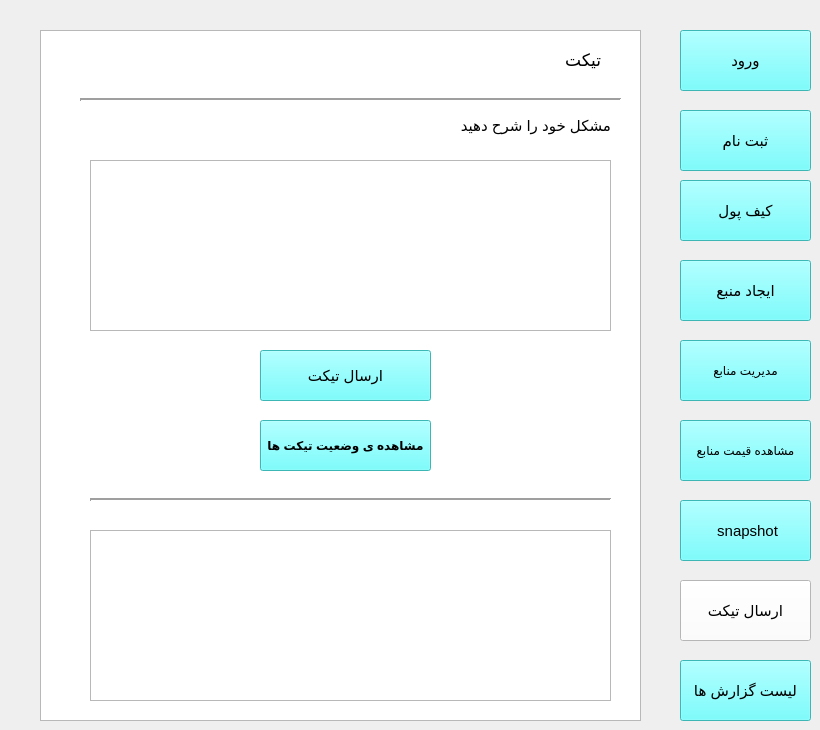
    <widget class="QWidget" name="page_8">
     <widget class="QPushButton" name="sabtenam_btn3_8">
      <property name="geometry">
       <rect>
        <x>680</x>
        <y>110</y>
        <width>131</width>
        <height>61</height>
       </rect>
      </property>
      <property name="font">
       <font>
        <pointsize>11</pointsize>
       </font>
      </property>
      <property name="styleSheet">
       <string notr="true">background-color: rgb(85, 255, 255);</string>
      </property>
      <property name="text">
       <string>ثبت نام</string>
      </property>
     </widget>
     <widget class="QPushButton" name="wallet_btn_8">
      <property name="geometry">
       <rect>
        <x>680</x>
        <y>180</y>
        <width>131</width>
        <height>61</height>
       </rect>
      </property>
      <property name="font">
       <font>
        <pointsize>11</pointsize>
       </font>
      </property>
      <property name="styleSheet">
       <string notr="true">background-color: rgb(85, 255, 255);</string>
      </property>
      <property name="text">
       <string>کیف پول</string>
      </property>
     </widget>
     <widget class="QPushButton" name="pushButton_55">
      <property name="geometry">
       <rect>
        <x>680</x>
        <y>500</y>
        <width>131</width>
        <height>61</height>
       </rect>
      </property>
      <property name="font">
       <font>
        <pointsize>11</pointsize>
       </font>
      </property>
      <property name="styleSheet">
       <string notr="true">background-color: rgb(85, 255, 255);</string>
      </property>
      <property name="text">
       <string> snapshot</string>
      </property>
     </widget>
     <widget class="QPushButton" name="pushButton_56">
      <property name="geometry">
       <rect>
        <x>680</x>
        <y>660</y>
        <width>131</width>
        <height>61</height>
       </rect>
      </property>
      <property name="font">
       <font>
        <pointsize>11</pointsize>
       </font>
      </property>
      <property name="styleSheet">
       <string notr="true">background-color: rgb(85, 255, 255);</string>
      </property>
      <property name="text">
       <string>لیست گزارش ها</string>
      </property>
     </widget>
     <widget class="QPushButton" name="pushButton_57">
      <property name="geometry">
       <rect>
        <x>680</x>
        <y>580</y>
        <width>131</width>
        <height>61</height>
       </rect>
      </property>
      <property name="font">
       <font>
        <pointsize>11</pointsize>
       </font>
      </property>
      <property name="styleSheet">
       <string notr="true">background-color: rgb(85, 255, 255);
background-color: rgb(255, 255, 255);</string>
      </property>
      <property name="text">
       <string>ارسال تیکت</string>
      </property>
     </widget>
     <widget class="QPushButton" name="pushButton_58">
      <property name="geometry">
       <rect>
        <x>680</x>
        <y>340</y>
        <width>131</width>
        <height>61</height>
       </rect>
      </property>
      <property name="font">
       <font>
        <pointsize>9</pointsize>
        <weight>50</weight>
        <bold>false</bold>
       </font>
      </property>
      <property name="styleSheet">
       <string notr="true">background-color: rgb(255, 255, 255);
background-color: rgb(85, 255, 255);</string>
      </property>
      <property name="text">
       <string>مدیریت منابع</string>
      </property>
     </widget>
     <widget class="QPushButton" name="pushButton_59">
      <property name="geometry">
       <rect>
        <x>680</x>
        <y>260</y>
        <width>131</width>
        <height>61</height>
       </rect>
      </property>
      <property name="font">
       <font>
        <pointsize>11</pointsize>
       </font>
      </property>
      <property name="styleSheet">
       <string notr="true">background-color: rgb(85, 255, 255);</string>
      </property>
      <property name="text">
       <string>ایجاد منبع</string>
      </property>
     </widget>
     <widget class="QPushButton" name="login_btn2_8">
      <property name="geometry">
       <rect>
        <x>680</x>
        <y>30</y>
        <width>131</width>
        <height>61</height>
       </rect>
      </property>
      <property name="font">
       <font>
        <pointsize>11</pointsize>
       </font>
      </property>
      <property name="styleSheet">
       <string notr="true">background-color: rgb(255, 255, 255);
background-color: rgb(85, 255, 255);</string>
      </property>
      <property name="text">
       <string>ورود</string>
      </property>
     </widget>
     <widget class="QPushButton" name="pushButton_60">
      <property name="geometry">
       <rect>
        <x>680</x>
        <y>420</y>
        <width>131</width>
        <height>61</height>
       </rect>
      </property>
      <property name="font">
       <font>
        <pointsize>9</pointsize>
       </font>
      </property>
      <property name="styleSheet">
       <string notr="true">background-color: rgb(85, 255, 255);</string>
      </property>
      <property name="text">
       <string>مشاهده قیمت منابع</string>
      </property>
     </widget>
     <widget class="QGraphicsView" name="graphicsView_22">
      <property name="geometry">
       <rect>
        <x>40</x>
        <y>30</y>
        <width>601</width>
        <height>691</height>
       </rect>
      </property>
     </widget>
     <widget class="QTextEdit" name="textEdit_2">
      <property name="geometry">
       <rect>
        <x>90</x>
        <y>530</y>
        <width>521</width>
        <height>171</height>
       </rect>
      </property>
     </widget>
     <widget class="Line" name="line_15">
      <property name="geometry">
       <rect>
        <x>80</x>
        <y>90</y>
        <width>541</width>
        <height>20</height>
       </rect>
      </property>
      <property name="lineWidth">
       <number>2</number>
      </property>
      <property name="orientation">
       <enum>Qt::Horizontal</enum>
      </property>
     </widget>
     <widget class="QTextEdit" name="textEdit">
      <property name="geometry">
       <rect>
        <x>90</x>
        <y>160</y>
        <width>521</width>
        <height>171</height>
       </rect>
      </property>
     </widget>
     <widget class="QPushButton" name="pushButton_7">
      <property name="geometry">
       <rect>
        <x>260</x>
        <y>420</y>
        <width>171</width>
        <height>51</height>
       </rect>
      </property>
      <property name="font">
       <font>
        <pointsize>9</pointsize>
        <weight>75</weight>
        <bold>true</bold>
       </font>
      </property>
      <property name="styleSheet">
       <string notr="true">background-color: rgb(85, 255, 255);</string>
      </property>
      <property name="text">
       <string>مشاهده ی وضعیت تیکت ها</string>
      </property>
     </widget>
     <widget class="Line" name="line_16">
      <property name="geometry">
       <rect>
        <x>90</x>
        <y>490</y>
        <width>521</width>
        <height>20</height>
       </rect>
      </property>
      <property name="lineWidth">
       <number>2</number>
      </property>
      <property name="orientation">
       <enum>Qt::Horizontal</enum>
      </property>
     </widget>
     <widget class="QLabel" name="label_173">
      <property name="geometry">
       <rect>
        <x>400</x>
        <y>110</y>
        <width>211</width>
        <height>31</height>
       </rect>
      </property>
      <property name="font">
       <font>
        <pointsize>11</pointsize>
       </font>
      </property>
      <property name="text">
       <string>مشکل خود را شرح دهید</string>
      </property>
     </widget>
     <widget class="QLabel" name="label_172">
      <property name="geometry">
       <rect>
        <x>530</x>
        <y>50</y>
        <width>71</width>
        <height>21</height>
       </rect>
      </property>
      <property name="font">
       <font>
        <pointsize>13</pointsize>
       </font>
      </property>
      <property name="text">
       <string>تیکت</string>
      </property>
     </widget>
     <widget class="QPushButton" name="pushButton_5">
      <property name="geometry">
       <rect>
        <x>260</x>
        <y>350</y>
        <width>171</width>
        <height>51</height>
       </rect>
      </property>
      <property name="font">
       <font>
        <pointsize>11</pointsize>
       </font>
      </property>
      <property name="styleSheet">
       <string notr="true">background-color: rgb(85, 255, 255);</string>
      </property>
      <property name="text">
       <string>ارسال تیکت</string>
      </property>
     </widget>
    </widget>
